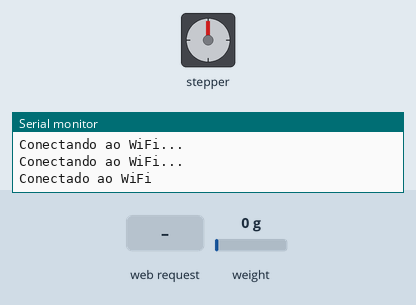
This sketch was run on a simulated ESP32. Shown: stepper motor, the last lines printed to the serial monitor. The inputs (shaded band) are chosen by the test bench; at power-on: weight on the scale 0 g. WiFi joins after 1.5 s; servers stay silent unless stated; stepper angles assume 200 steps per turn.

Above: at 4.2 s.
4.3 s: HTTP request GET /rotateMotor received
At 10.1 s:
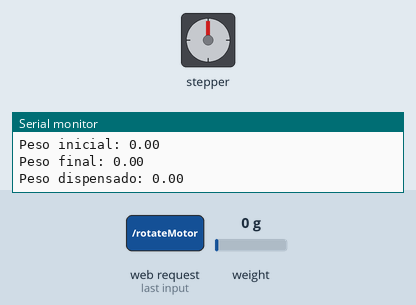
10.3 s: HTTP request GET /rotateMotor received
At 17.0 s:
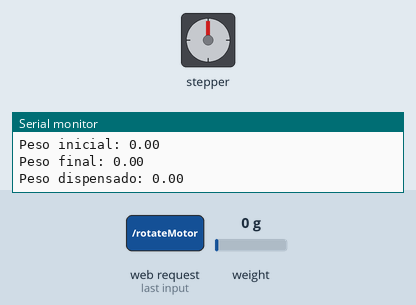
Timing chart, 0 to 18.5 s (numbered marks = the images above; inputs shaded):
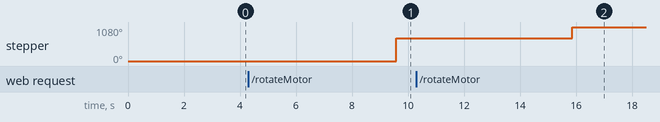

The sketch:

sim.ino
```cpp
#include <WiFi.h>
#include <ESPAsyncWebServer.h>
#include <AccelStepper.h>
#include "HX711.h"

// WiFi credentials
const char* ssid = "iPhone de Wilcon";
const char* password = "1357924680";

// Motor de Passo (DRV8825)
// Defina os pinos de controle do motor de passo
const int stepPin = 13; // Pino de passo, conectado ao D13 (GPIO 13)
const int dirPin = 26;  // Pino de direção, conectado ao D26 (GPIO 26)

// Crie uma instância da classe AccelStepper
AccelStepper stepper(AccelStepper::DRIVER, stepPin, dirPin);

// Ultrasonic Sensor
const int trigPin = 21; // Pino de trigger, conectado ao D21 (GPIO 21)
const int echoPin = 22; // Pino de echo, conectado ao D22 (GPIO 22)
long duration;
int distance;
const float volumePerCm = 10.0; // Volume de ração por cm (valor de exemplo)

// Load Cell (HX711)
const int LOADCELL_DOUT_PIN = 15; // Pino DT, conectado ao D15 (GPIO 15)
const int LOADCELL_SCK_PIN = 4;   // Pino SCK, conectado ao D4 (GPIO 4)
HX711 scale;

// Server
AsyncWebServer server(80);

// Meta de peso para cada operação de dispensação (200 gramas neste exemplo)
const float targetWeight = 200.0;

// Calibração de passos do motor de passo para dispensar 200 gramas (valor de exemplo)
const long stepsForTargetWeight = 200; // Ajuste conforme necessário

void setup() {
  Serial.begin(115200);

  // Motor de Passo
  stepper.setMaxSpeed(1000); // Defina a velocidade máxima
  stepper.setAcceleration(500); // Defina a aceleração

  // Ultrasonic Sensor
  pinMode(trigPin, OUTPUT);
  pinMode(echoPin, INPUT);

  // Load Cell
  scale.begin(LOADCELL_DOUT_PIN, LOADCELL_SCK_PIN);
  scale.set_scale(); // Assume que você já calibrou a balança
  scale.tare(); // Reseta a balança para 0

  // WiFi
  WiFi.begin(ssid, password);
  while (WiFi.status() != WL_CONNECTED) {
    delay(1000);
    Serial.println("Conectando ao WiFi...");
  }
  Serial.println("Conectado ao WiFi");

  // Server endpoints
  server.on("/rotateMotor", HTTP_GET, [](AsyncWebServerRequest *request){
    dispenseRation();
    request->send(200, "text/plain", "Motor de passo ativado e ração dispensada");
  });

  server.on("/getRation", HTTP_GET, [](AsyncWebServerRequest *request){
    long duration = getDistance();
    int distance = duration * 0.034 / 2;
    float volume = distance * volumePerCm;
    request->send(200, "text/plain", String(volume));
  });

  server.on("/getWeight", HTTP_GET, [](AsyncWebServerRequest *request){
    float weight = getWeight();
    request->send(200, "text/plain", String(weight));
  });

  server.begin();
}

void loop() {
  // Nada a ser feito no loop
}

long getDistance() {
  digitalWrite(trigPin, LOW);
  delayMicroseconds(2);
  digitalWrite(trigPin, HIGH);
  delayMicroseconds(10);
  digitalWrite(trigPin, LOW);
  duration = pulseIn(echoPin, HIGH);
  return duration;
}

float getWeight() {
  return scale.get_units(10); // Média de 10 leituras
}

void dispenseRation() {
  // Medir o peso inicial
  float initialWeight = getWeight();
  Serial.print("Peso inicial: ");
  Serial.println(initialWeight);

  // Mover o motor de passo para dispensar ração
  stepper.moveTo(stepsForTargetWeight); // Mover a quantidade definida de passos
  while (stepper.distanceToGo() > 0) {
    stepper.run();
  }

  delay(1000); // Aguarde para garantir que a ração foi dispensada

  // Medir o peso final
  float finalWeight = getWeight();
  Serial.print("Peso final: ");
  Serial.println(finalWeight);

  // Calcular a quantidade de ração dispensada
  float dispensedWeight = finalWeight - initialWeight;
  Serial.print("Peso dispensado: ");
  Serial.println(dispensedWeight);

  // Ajustar se necessário
  if (dispensedWeight < targetWeight) {
    long additionalSteps = (targetWeight - dispensedWeight) * (stepsForTargetWeight / targetWeight);
    stepper.moveTo(stepper.currentPosition() + additionalSteps);
    while (stepper.distanceToGo() > 0) {
      stepper.run();
    }
  } else if (dispensedWeight > targetWeight) {
    long reverseSteps = (dispensedWeight - targetWeight) * (stepsForTargetWeight / targetWeight);
    stepper.moveTo(stepper.currentPosition() - reverseSteps);
    while (stepper.distanceToGo() > 0) {
      stepper.run();
    }
  }

  delay(1000); // Aguarde novamente para qualquer ação final

  // Voltar à posição inicial
  stepper.moveTo(0);
  while (stepper.distanceToGo() > 0) {
    stepper.run();
  }

  // Peso final ajustado
  float adjustedWeight = getWeight();
  Serial.print("Peso final ajustado: ");
  Serial.println(adjustedWeight);
}
```

Measured:
- after the input at 4.3 s, stepper: turns 720° clockwise, starting after 5.3 s
- after the input at 10.3 s, stepper: turns 360° clockwise, starting after 5.6 s
